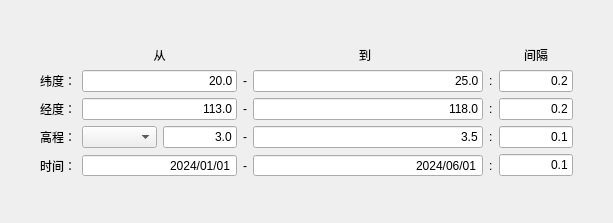
<?xml version="1.0" encoding="UTF-8"?>
<ui version="4.0">
 <class>QueryFromGridSetForm</class>
 <widget class="QWidget" name="QueryFromGridSetForm">
  <property name="geometry">
   <rect>
    <x>0</x>
    <y>0</y>
    <width>613</width>
    <height>223</height>
   </rect>
  </property>
  <property name="windowTitle">
   <string>Form</string>
  </property>
  <layout class="QGridLayout" name="gridLayout_2">
   <property name="leftMargin">
    <number>0</number>
   </property>
   <property name="topMargin">
    <number>0</number>
   </property>
   <property name="rightMargin">
    <number>0</number>
   </property>
   <property name="bottomMargin">
    <number>0</number>
   </property>
   <item row="0" column="0">
    <layout class="QGridLayout" name="gridLayout" rowstretch="1,1,1,1,1" columnstretch="0,0,1,1,0,3,0,0,1,0">
     <item row="1" column="9">
      <spacer name="horizontalSpacer_5">
       <property name="orientation">
        <enum>Qt::Orientation::Horizontal</enum>
       </property>
       <property name="sizeHint" stdset="0">
        <size>
         <width>40</width>
         <height>20</height>
        </size>
       </property>
      </spacer>
     </item>
     <item row="4" column="0">
      <spacer name="horizontalSpacer_4">
       <property name="orientation">
        <enum>Qt::Orientation::Horizontal</enum>
       </property>
       <property name="sizeHint" stdset="0">
        <size>
         <width>40</width>
         <height>20</height>
        </size>
       </property>
      </spacer>
     </item>
     <item row="3" column="3">
      <widget class="QLineEdit" name="lineEdit_height_min">
       <property name="text">
        <string>3.0</string>
       </property>
       <property name="alignment">
        <set>Qt::AlignmentFlag::AlignRight|Qt::AlignmentFlag::AlignTrailing|Qt::AlignmentFlag::AlignVCenter</set>
       </property>
      </widget>
     </item>
     <item row="2" column="0">
      <spacer name="horizontalSpacer_2">
       <property name="orientation">
        <enum>Qt::Orientation::Horizontal</enum>
       </property>
       <property name="sizeHint" stdset="0">
        <size>
         <width>40</width>
         <height>20</height>
        </size>
       </property>
      </spacer>
     </item>
     <item row="2" column="2" colspan="2">
      <widget class="QLineEdit" name="lineEdit_lon_min">
       <property name="text">
        <string>113.0</string>
       </property>
       <property name="alignment">
        <set>Qt::AlignmentFlag::AlignRight|Qt::AlignmentFlag::AlignTrailing|Qt::AlignmentFlag::AlignVCenter</set>
       </property>
      </widget>
     </item>
     <item row="4" column="4">
      <widget class="QLabel" name="label_8">
       <property name="text">
        <string>-</string>
       </property>
      </widget>
     </item>
     <item row="4" column="8">
      <widget class="QLineEdit" name="lineEdit_date_step">
       <property name="text">
        <string>0.1</string>
       </property>
       <property name="alignment">
        <set>Qt::AlignmentFlag::AlignRight|Qt::AlignmentFlag::AlignTrailing|Qt::AlignmentFlag::AlignVCenter</set>
       </property>
      </widget>
     </item>
     <item row="2" column="7">
      <widget class="QLabel" name="label_11">
       <property name="text">
        <string>:</string>
       </property>
      </widget>
     </item>
     <item row="3" column="5" colspan="2">
      <widget class="QLineEdit" name="lineEdit_height_max">
       <property name="text">
        <string>3.5</string>
       </property>
       <property name="alignment">
        <set>Qt::AlignmentFlag::AlignRight|Qt::AlignmentFlag::AlignTrailing|Qt::AlignmentFlag::AlignVCenter</set>
       </property>
      </widget>
     </item>
     <item row="1" column="8">
      <widget class="QLineEdit" name="lineEdit_lat_step">
       <property name="text">
        <string>0.2</string>
       </property>
       <property name="alignment">
        <set>Qt::AlignmentFlag::AlignRight|Qt::AlignmentFlag::AlignTrailing|Qt::AlignmentFlag::AlignVCenter</set>
       </property>
      </widget>
     </item>
     <item row="3" column="7">
      <widget class="QLabel" name="label_10">
       <property name="text">
        <string>:</string>
       </property>
      </widget>
     </item>
     <item row="1" column="0">
      <spacer name="horizontalSpacer">
       <property name="orientation">
        <enum>Qt::Orientation::Horizontal</enum>
       </property>
       <property name="sizeHint" stdset="0">
        <size>
         <width>40</width>
         <height>20</height>
        </size>
       </property>
      </spacer>
     </item>
     <item row="4" column="1">
      <widget class="QLabel" name="label_4">
       <property name="text">
        <string>时间：</string>
       </property>
      </widget>
     </item>
     <item row="3" column="2">
      <widget class="QComboBox" name="comboBox"/>
     </item>
     <item row="3" column="9">
      <spacer name="horizontalSpacer_7">
       <property name="orientation">
        <enum>Qt::Orientation::Horizontal</enum>
       </property>
       <property name="sizeHint" stdset="0">
        <size>
         <width>40</width>
         <height>20</height>
        </size>
       </property>
      </spacer>
     </item>
     <item row="2" column="1">
      <widget class="QLabel" name="label_2">
       <property name="text">
        <string>经度：</string>
       </property>
      </widget>
     </item>
     <item row="4" column="7">
      <widget class="QLabel" name="label_9">
       <property name="text">
        <string>:</string>
       </property>
      </widget>
     </item>
     <item row="4" column="2" colspan="2">
      <widget class="QDateTimeEdit" name="dateTimeEdit_min">
       <property name="alignment">
        <set>Qt::AlignmentFlag::AlignRight|Qt::AlignmentFlag::AlignTrailing|Qt::AlignmentFlag::AlignVCenter</set>
       </property>
       <property name="buttonSymbols">
        <enum>QAbstractSpinBox::ButtonSymbols::NoButtons</enum>
       </property>
       <property name="date">
        <date>
         <year>2024</year>
         <month>1</month>
         <day>1</day>
        </date>
       </property>
       <property name="maximumDateTime">
        <datetime>
         <hour>23</hour>
         <minute>59</minute>
         <second>59</second>
         <year>2029</year>
         <month>12</month>
         <day>31</day>
        </datetime>
       </property>
       <property name="minimumDateTime">
        <datetime>
         <hour>0</hour>
         <minute>0</minute>
         <second>0</second>
         <year>1900</year>
         <month>1</month>
         <day>1</day>
        </datetime>
       </property>
       <property name="displayFormat">
        <string>yyyy/MM/dd</string>
       </property>
      </widget>
     </item>
     <item row="1" column="1">
      <widget class="QLabel" name="label">
       <property name="text">
        <string>纬度：</string>
       </property>
      </widget>
     </item>
     <item row="2" column="9">
      <spacer name="horizontalSpacer_6">
       <property name="orientation">
        <enum>Qt::Orientation::Horizontal</enum>
       </property>
       <property name="sizeHint" stdset="0">
        <size>
         <width>40</width>
         <height>20</height>
        </size>
       </property>
      </spacer>
     </item>
     <item row="2" column="8">
      <widget class="QLineEdit" name="lineEdit_lon_step">
       <property name="text">
        <string>0.2</string>
       </property>
       <property name="alignment">
        <set>Qt::AlignmentFlag::AlignRight|Qt::AlignmentFlag::AlignTrailing|Qt::AlignmentFlag::AlignVCenter</set>
       </property>
      </widget>
     </item>
     <item row="3" column="1">
      <widget class="QLabel" name="label_3">
       <property name="text">
        <string>高程：</string>
       </property>
      </widget>
     </item>
     <item row="2" column="4">
      <widget class="QLabel" name="label_6">
       <property name="text">
        <string>-</string>
       </property>
      </widget>
     </item>
     <item row="2" column="5" colspan="2">
      <widget class="QLineEdit" name="lineEdit_lon_max">
       <property name="text">
        <string>118.0</string>
       </property>
       <property name="alignment">
        <set>Qt::AlignmentFlag::AlignRight|Qt::AlignmentFlag::AlignTrailing|Qt::AlignmentFlag::AlignVCenter</set>
       </property>
      </widget>
     </item>
     <item row="0" column="8">
      <widget class="QLabel" name="label_15">
       <property name="sizePolicy">
        <sizepolicy hsizetype="Preferred" vsizetype="Maximum">
         <horstretch>0</horstretch>
         <verstretch>0</verstretch>
        </sizepolicy>
       </property>
       <property name="text">
        <string>间隔</string>
       </property>
       <property name="alignment">
        <set>Qt::AlignmentFlag::AlignCenter</set>
       </property>
      </widget>
     </item>
     <item row="1" column="7">
      <widget class="QLabel" name="label_12">
       <property name="text">
        <string>:</string>
       </property>
      </widget>
     </item>
     <item row="3" column="8">
      <widget class="QLineEdit" name="lineEdit_height_step">
       <property name="text">
        <string>0.1</string>
       </property>
       <property name="alignment">
        <set>Qt::AlignmentFlag::AlignRight|Qt::AlignmentFlag::AlignTrailing|Qt::AlignmentFlag::AlignVCenter</set>
       </property>
      </widget>
     </item>
     <item row="4" column="9">
      <spacer name="horizontalSpacer_8">
       <property name="orientation">
        <enum>Qt::Orientation::Horizontal</enum>
       </property>
       <property name="sizeHint" stdset="0">
        <size>
         <width>40</width>
         <height>20</height>
        </size>
       </property>
      </spacer>
     </item>
     <item row="4" column="5" colspan="2">
      <widget class="QDateTimeEdit" name="dateTimeEdit_max">
       <property name="alignment">
        <set>Qt::AlignmentFlag::AlignRight|Qt::AlignmentFlag::AlignTrailing|Qt::AlignmentFlag::AlignVCenter</set>
       </property>
       <property name="buttonSymbols">
        <enum>QAbstractSpinBox::ButtonSymbols::NoButtons</enum>
       </property>
       <property name="date">
        <date>
         <year>2024</year>
         <month>6</month>
         <day>1</day>
        </date>
       </property>
       <property name="maximumDateTime">
        <datetime>
         <hour>23</hour>
         <minute>59</minute>
         <second>59</second>
         <year>2029</year>
         <month>12</month>
         <day>31</day>
        </datetime>
       </property>
       <property name="minimumDateTime">
        <datetime>
         <hour>0</hour>
         <minute>0</minute>
         <second>0</second>
         <year>1900</year>
         <month>1</month>
         <day>1</day>
        </datetime>
       </property>
       <property name="displayFormat">
        <string>yyyy/MM/dd</string>
       </property>
      </widget>
     </item>
     <item row="3" column="4">
      <widget class="QLabel" name="label_7">
       <property name="text">
        <string>-</string>
       </property>
      </widget>
     </item>
     <item row="3" column="0">
      <spacer name="horizontalSpacer_3">
       <property name="orientation">
        <enum>Qt::Orientation::Horizontal</enum>
       </property>
       <property name="sizeHint" stdset="0">
        <size>
         <width>40</width>
         <height>20</height>
        </size>
       </property>
      </spacer>
     </item>
     <item row="1" column="2" colspan="2">
      <widget class="QLineEdit" name="lineEdit_lat_min">
       <property name="text">
        <string>20.0</string>
       </property>
       <property name="alignment">
        <set>Qt::AlignmentFlag::AlignRight|Qt::AlignmentFlag::AlignTrailing|Qt::AlignmentFlag::AlignVCenter</set>
       </property>
      </widget>
     </item>
     <item row="1" column="4">
      <widget class="QLabel" name="label_5">
       <property name="text">
        <string>-</string>
       </property>
      </widget>
     </item>
     <item row="0" column="5">
      <widget class="QLabel" name="label_14">
       <property name="sizePolicy">
        <sizepolicy hsizetype="Preferred" vsizetype="Maximum">
         <horstretch>0</horstretch>
         <verstretch>0</verstretch>
        </sizepolicy>
       </property>
       <property name="text">
        <string>到</string>
       </property>
       <property name="alignment">
        <set>Qt::AlignmentFlag::AlignCenter</set>
       </property>
      </widget>
     </item>
     <item row="1" column="5" colspan="2">
      <widget class="QLineEdit" name="lineEdit_lat_max">
       <property name="text">
        <string>25.0</string>
       </property>
       <property name="alignment">
        <set>Qt::AlignmentFlag::AlignRight|Qt::AlignmentFlag::AlignTrailing|Qt::AlignmentFlag::AlignVCenter</set>
       </property>
      </widget>
     </item>
     <item row="0" column="2" colspan="2">
      <widget class="QLabel" name="label_13">
       <property name="sizePolicy">
        <sizepolicy hsizetype="Preferred" vsizetype="Maximum">
         <horstretch>0</horstretch>
         <verstretch>0</verstretch>
        </sizepolicy>
       </property>
       <property name="text">
        <string>从</string>
       </property>
       <property name="alignment">
        <set>Qt::AlignmentFlag::AlignCenter</set>
       </property>
      </widget>
     </item>
    </layout>
   </item>
  </layout>
 </widget>
 <resources/>
 <connections/>
</ui>
